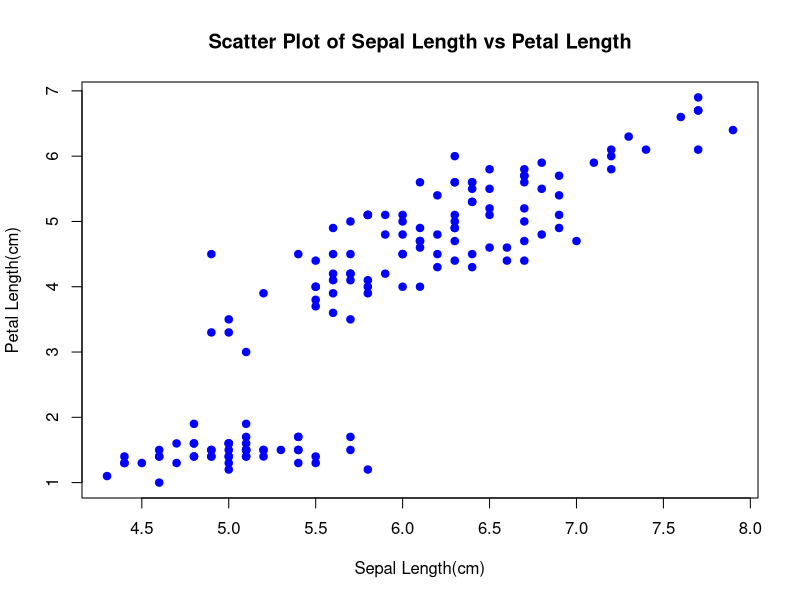
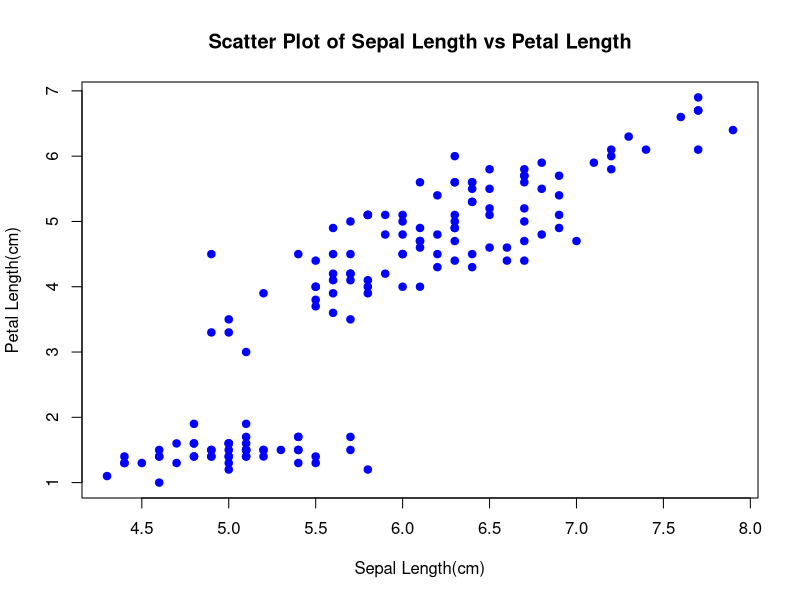

Here is the R script that generated these plots, in order:
data(iris)
plot(iris$Sepal.Length, iris$Petal.Length,
     xlab = "Sepal Length(cm)",
     ylab = "Petal Length(cm)",
     main = "Scatter Plot of Sepal Length vs Petal Length",
     col = "blue",
     pch = 19)

png("scatterplot.png" ,width = 1920,height = 1080,res = 300)

plot(iris$Sepal.Length, iris$Petal.Length,
     xlab = "Sepal Length(cm)",
     ylab = "Petal Length(cm)",
     main = "Scatter Plot of Sepal Length vs Petal Length",
     col = "blue",
     pch = 19)

dev.off()